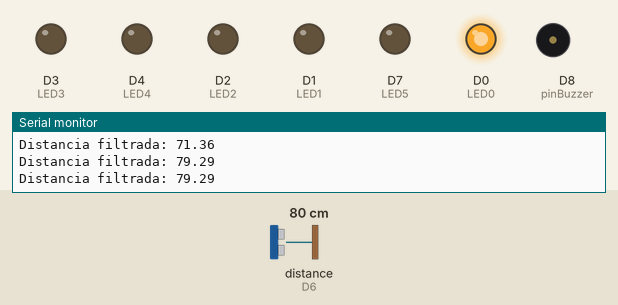
Bench run of a sketch on a simulated ESP8266 (NodeMCU). On the bench: output pins drawn as LEDs (lit = HIGH), buzzer (waves = sounding), the last lines printed to the serial monitor. Wiring (inferred from the names in the program): ultrasonic range finder: trigger D5; echo D6. The test bench sets the inputs (shaded band); at power-on: distance to the obstacle (sensor on D6) 80 cm. The echo pulse lasts 58.3 µs per cm; pins used as bus, display or sensor lines are not drawn.

Above: at 1.2 s.
1.3 s: distance to the obstacle (sensor on D6) set to 64 cm
4.3 s: distance to the obstacle (sensor on D6) set to 58 cm
At 5.7 s:
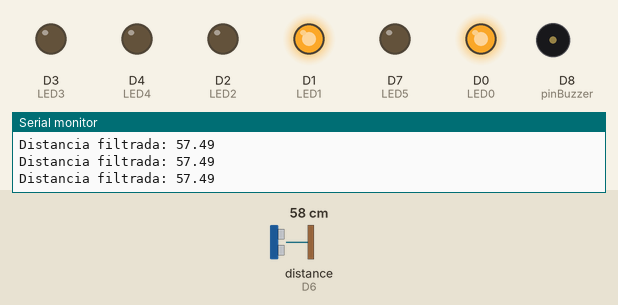
7.3 s: distance to the obstacle (sensor on D6) set to 2 cm
At 8.9 s:
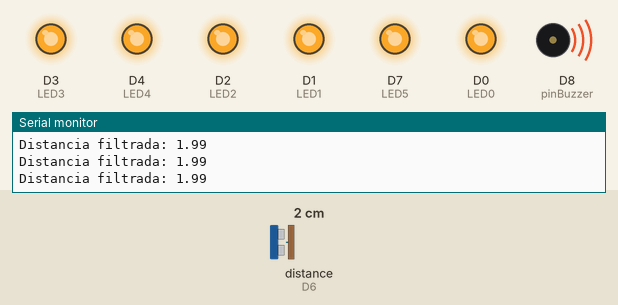
9.6 s: distance to the obstacle (sensor on D6) set to 17 cm
At 10.2 s:
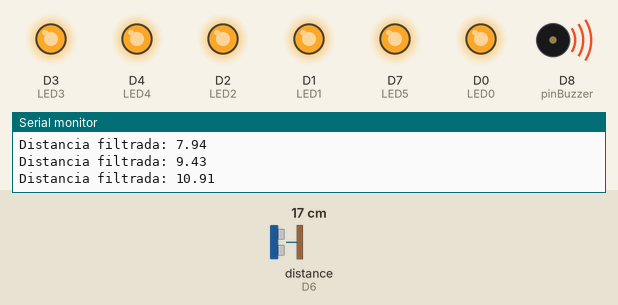
11.7 s: distance to the obstacle (sensor on D6) set to 21 cm
At 12.16 s:
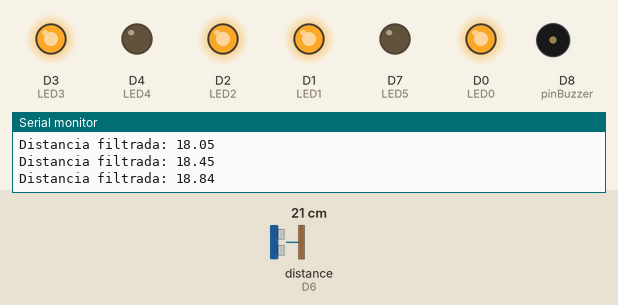
Timing chart, 0 to 14.7 s (numbered marks = the images above; inputs shaded):
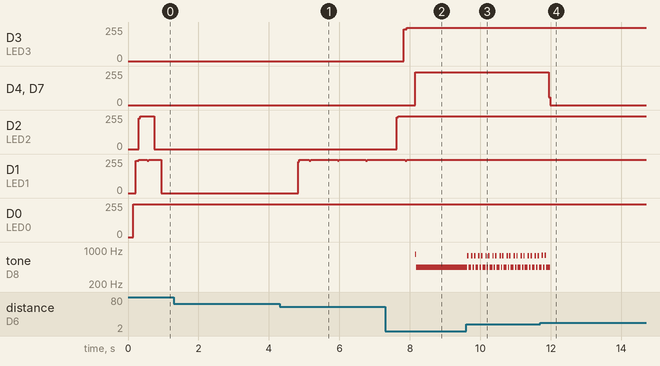

The sketch:

sensor_ultrassonico.ino
```cpp
// =====================================================
// SISTEMA SENSOR DE ESTACIONAMENTO - COMPLETO
// =====================================================

// =============================
// VARIAVEIS GLOBAIS
// =============================

// ========= SENSOR ============
unsigned long tempoSensor = 0;
const unsigned long intervaloSensor = 100;  // Tempo em milessegundos
float distancia = 0;                        // Variavel para amarzenar a conversão em centimetros(cm)

// ========== BUZZER ============
unsigned long tempoBuzzer = 0;  // Tempo que o buzzer fica ligado
bool buzzerLigado = false;      // Condição para ligar o buzzer

// ========= FILTRO ==============
const int NUM_AMOSTRAS = 10;
float leituras[NUM_AMOSTRAS];
int indiceLeitura = 0;
float distanciaFiltrada = 0;

// ============= ESTADO ============
enum Modo {
  DESLIGADO,
  LONGE,
  MEDIO,
  PERTO,
  MUITO_PERTO,
  CRITICO
};

Modo modoAtual = DESLIGADO;


// =============================
// PINOS
// =============================

// ========== SENSOR ===========
#define TRIG_PIN D5  // Sensor
#define ECHO_PIN D6  // Sensor

// ============ LEDs ===========
#define LED0 D0  // LED verde
#define LED1 D1  // LED verde
#define LED2 D2  // LED verde
#define LED3 D3  // LED amarelo
#define LED4 D4  // LED vermelho
#define LED5 D7  // LED vermelho

// ============ BUZZER ===========
#define pinBuzzer D8  // Buzzer


// =============================
// FILTRO - MÉDIA MÓVEL
// =============================
float filtrarDistancia(float novaLeitura) {
  leituras[indiceLeitura] = novaLeitura;
  indiceLeitura++;

  if (indiceLeitura >= NUM_AMOSTRAS)
    indiceLeitura = 0;

  float soma = 0;
  for (int i = 0; i < NUM_AMOSTRAS; i++)
    soma += leituras[i];

  return soma / NUM_AMOSTRAS;
}


// =============================
// DETERMINAR MODO COM HISTERESE
// =============================
void determinarModo() {
  switch (modoAtual) {

    case DESLIGADO:
      if (distanciaFiltrada < 80)
        modoAtual = LONGE;
      break;

    case LONGE:
      if (distanciaFiltrada > 90)
        modoAtual = DESLIGADO;
      else if (distanciaFiltrada < 60)
        modoAtual = MEDIO;
      break;

    case MEDIO:
      if (distanciaFiltrada > 70)
        modoAtual = LONGE;
      else if (distanciaFiltrada < 40)
        modoAtual = PERTO;
      break;

    case PERTO:
      if (distanciaFiltrada > 50)
        modoAtual = MEDIO;
      else if (distanciaFiltrada < 25)
        modoAtual = MUITO_PERTO;
      break;

    case MUITO_PERTO:
      if (distanciaFiltrada > 35)
        modoAtual = PERTO;
      else if (distanciaFiltrada < 12)
        modoAtual = CRITICO;
      break;

    case CRITICO:
      if (distanciaFiltrada > 18)
        modoAtual = MUITO_PERTO;
      break;
  }
}

  // =============================
  // ATUALIZAR BUZZER
  // =============================
  void atualizarBuzzer() {
    unsigned long agora = millis();

    unsigned long tempoON = 0;   // Valor inicial seguro
    unsigned long tempoOFF = 0;  // Evita lixo de memória

    switch (modoAtual) {
      case DESLIGADO:
        digitalWrite(pinBuzzer, LOW);
        buzzerLigado = false;
        return;

      case LONGE:
        tempoON = 100;
        tempoOFF = 1200;
        break;

      case MEDIO:
        tempoON = 100;
        tempoOFF = 700;
        break;

      case PERTO:
        tempoON = 120;
        tempoOFF = 400;
        break;

      case MUITO_PERTO:
        tempoON = 150;
        tempoOFF = 200;
        break;
    }

    // === MÁQUINA DE ESTADO DO BUZZER ===
    if (buzzerLigado) {
      if (agora - tempoBuzzer >= tempoON) {
        digitalWrite(pinBuzzer, LOW);
        buzzerLigado = false;
        tempoBuzzer = agora;
      }
    } else {
      if (agora - tempoBuzzer >= tempoOFF) {
        digitalWrite(pinBuzzer, HIGH);
        buzzerLigado = true;
        tempoBuzzer = agora;
      }
    }
  }


  // =============================
  // MEDIR DISTÂNCIA
  // =============================
  void medirDistancia() {
    // === INICIAR SENSOR DESLIGADO ===
    digitalWrite(TRIG_PIN, LOW);
    delayMicroseconds(2);

    // === INICIAR POR 10us E DESLIGA ===
    digitalWrite(TRIG_PIN, HIGH);
    delayMicroseconds(10);
    digitalWrite(TRIG_PIN, LOW);

    // === AGURARDAR RESPOSTA E CONVERTER PARA 'cm ===
    long duracao = pulseIn(ECHO_PIN, HIGH, 30000);

    if (duracao == 0) {
      distancia = 200;  // Considera como longe
      return;
    }

    distancia = duracao * 0.034 / 2;
  }


  // =============================
  // ATUALIZAR LEDs
  // =============================
  void atualizarLEDs() {
    // === APAGA TODOS OS LEDs NO INÍCIO (ESTADO LIMPO) ===
    digitalWrite(LED0, LOW);
    digitalWrite(LED1, LOW);
    digitalWrite(LED2, LOW);
    digitalWrite(LED3, LOW);
    digitalWrite(LED4, LOW);
    digitalWrite(LED5, LOW);

    // === VERIFICAÇÃO DA DISTÂNCIA ===
    if (modoAtual == LONGE) {
      digitalWrite(LED0, HIGH);

    } else if (modoAtual == MEDIO) {
      digitalWrite(LED0, HIGH);
      digitalWrite(LED1, HIGH);

    } else if (modoAtual == PERTO) {
      digitalWrite(LED0, HIGH);
      digitalWrite(LED1, HIGH);
      digitalWrite(LED2, HIGH);

    } else if (modoAtual == MUITO_PERTO) {
      digitalWrite(LED0, HIGH);
      digitalWrite(LED1, HIGH);
      digitalWrite(LED2, HIGH);
      digitalWrite(LED3, HIGH);

    } else if (modoAtual == CRITICO) {
      digitalWrite(LED0, HIGH);
      digitalWrite(LED1, HIGH);
      digitalWrite(LED2, HIGH);
      digitalWrite(LED3, HIGH);
      digitalWrite(LED4, HIGH);
      digitalWrite(LED5, HIGH);
    }
  }


  // =============================
  // SETUP
  // =============================
  void setup() {
    pinMode(TRIG_PIN, OUTPUT);  // Sensor
    pinMode(ECHO_PIN, INPUT);   // Sensor

    pinMode(LED0, OUTPUT);  // LED
    pinMode(LED1, OUTPUT);  // LED
    pinMode(LED2, OUTPUT);  // LED
    pinMode(LED3, OUTPUT);  // LED
    pinMode(LED4, OUTPUT);  // LED
    pinMode(LED5, OUTPUT);  // LED

    pinMode(pinBuzzer, OUTPUT);  // Buzzer

    Serial.begin(74880);  // Iniciar serial monitor
  }


  // =============================
  // LOOP
  // =============================
  void loop() {
    unsigned long agora = millis();

    // 1. ATUALIZA SENSOR A CADA 100ms
    if (agora - tempoSensor >= intervaloSensor) {
      tempoSensor = agora;
      medirDistancia();

      // APLICA FILTRO
      distanciaFiltrada = filtrarDistancia(distancia);

      // ATUALIZA MODO
      determinarModo();

      // DEBUG
      Serial.print("Distancia filtrada: ");
      Serial.println(distanciaFiltrada);
    }

    // 2. ATUALIZA SAÍDAS CONTINUAMENTE
    atualizarLEDs();
    atualizarBuzzer();
  }
```

Measured:
- the behaviour switches between 61 and 60 cm on distance to the obstacle (sensor on D6) (found by bisection; images 0 and 1)
- the behaviour switches between 18 and 19 cm on distance to the obstacle (sensor on D6) (found by bisection; images 3 and 4)
- after the input at 4.3 s, D1 (LED1): 0/255 → 249/255 after 0.53 s
- after the input at 7.3 s, D3 (LED3): 0/255 → 238/255 after 0.53 s, → 249/255 0.08 s later; D4 (LED4), D7 (LED5): 0/255 → 245/255 after 0.85 s; D2 (LED2): 0/255 → 245/255 after 0.33 s; tone on D8 (pinBuzzer): silent → 824 Hz after 0.85 s, → 442 Hz 0.04 s later
- after the input at 9.6 s, tone on D8 (pinBuzzer): alternates 766 Hz for 0.04 s and 442 Hz for 0.06 s, starting at once
- after the input at 11.7 s, D4 (LED4), D7 (LED5): 245/255 → 0/255 after 0.25 s
